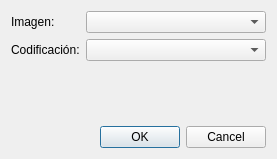
<?xml version="1.0" encoding="UTF-8"?>
<ui version="4.0">
 <class>image_selector_rgb</class>
 <widget class="QDialog" name="image_selector_rgb">
  <property name="geometry">
   <rect>
    <x>0</x>
    <y>0</y>
    <width>277</width>
    <height>159</height>
   </rect>
  </property>
  <property name="windowTitle">
   <string>Dialog</string>
  </property>
  <layout class="QGridLayout" name="gridLayout">
   <item row="0" column="1">
    <widget class="QComboBox" name="comboBox">
     <property name="sizePolicy">
      <sizepolicy hsizetype="Minimum" vsizetype="Fixed">
       <horstretch>0</horstretch>
       <verstretch>0</verstretch>
      </sizepolicy>
     </property>
    </widget>
   </item>
   <item row="1" column="1">
    <widget class="QComboBox" name="comboBox_2"/>
   </item>
   <item row="3" column="1">
    <widget class="QDialogButtonBox" name="buttonBox">
     <property name="orientation">
      <enum>Qt::Horizontal</enum>
     </property>
     <property name="standardButtons">
      <set>QDialogButtonBox::Cancel|QDialogButtonBox::Ok</set>
     </property>
    </widget>
   </item>
   <item row="0" column="0">
    <widget class="QLabel" name="label">
     <property name="sizePolicy">
      <sizepolicy hsizetype="Maximum" vsizetype="Preferred">
       <horstretch>0</horstretch>
       <verstretch>0</verstretch>
      </sizepolicy>
     </property>
     <property name="text">
      <string>Imagen:</string>
     </property>
    </widget>
   </item>
   <item row="1" column="0">
    <widget class="QLabel" name="label_2">
     <property name="sizePolicy">
      <sizepolicy hsizetype="Maximum" vsizetype="Preferred">
       <horstretch>0</horstretch>
       <verstretch>0</verstretch>
      </sizepolicy>
     </property>
     <property name="text">
      <string>Codificación:</string>
     </property>
    </widget>
   </item>
   <item row="2" column="0">
    <spacer name="verticalSpacer">
     <property name="orientation">
      <enum>Qt::Vertical</enum>
     </property>
     <property name="sizeHint" stdset="0">
      <size>
       <width>20</width>
       <height>40</height>
      </size>
     </property>
    </spacer>
   </item>
  </layout>
 </widget>
 <resources/>
 <connections>
  <connection>
   <sender>buttonBox</sender>
   <signal>accepted()</signal>
   <receiver>image_selector_rgb</receiver>
   <slot>accept()</slot>
   <hints>
    <hint type="sourcelabel">
     <x>248</x>
     <y>254</y>
    </hint>
    <hint type="destinationlabel">
     <x>157</x>
     <y>274</y>
    </hint>
   </hints>
  </connection>
  <connection>
   <sender>buttonBox</sender>
   <signal>rejected()</signal>
   <receiver>image_selector_rgb</receiver>
   <slot>reject()</slot>
   <hints>
    <hint type="sourcelabel">
     <x>316</x>
     <y>260</y>
    </hint>
    <hint type="destinationlabel">
     <x>286</x>
     <y>274</y>
    </hint>
   </hints>
  </connection>
 </connections>
</ui>
